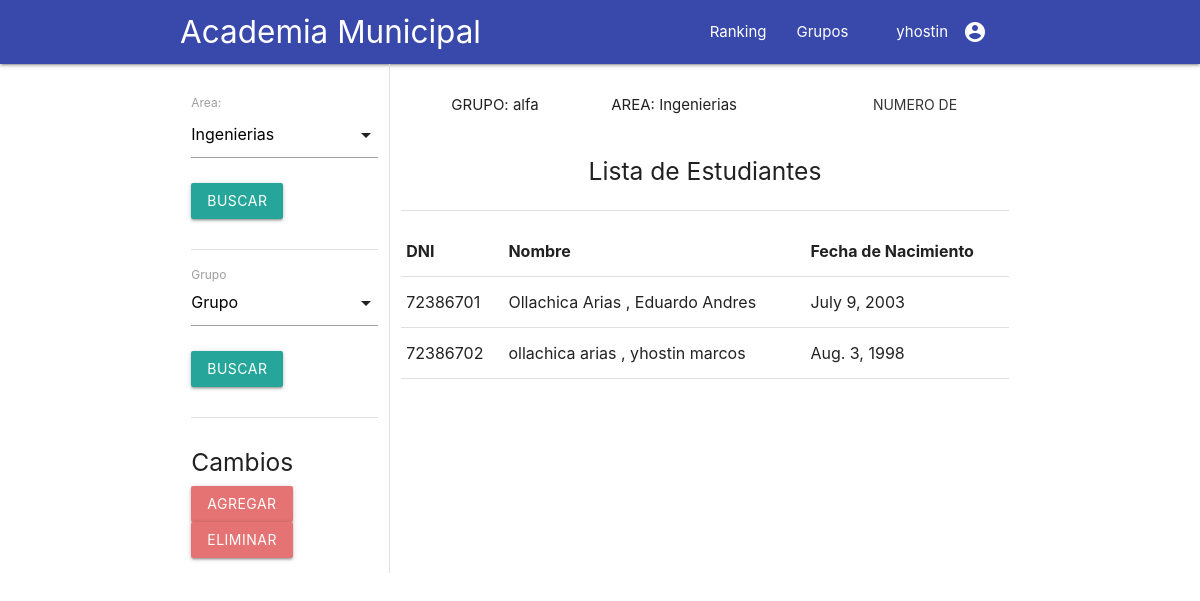
The app's page /asistencia/grupos (signed in), older data.
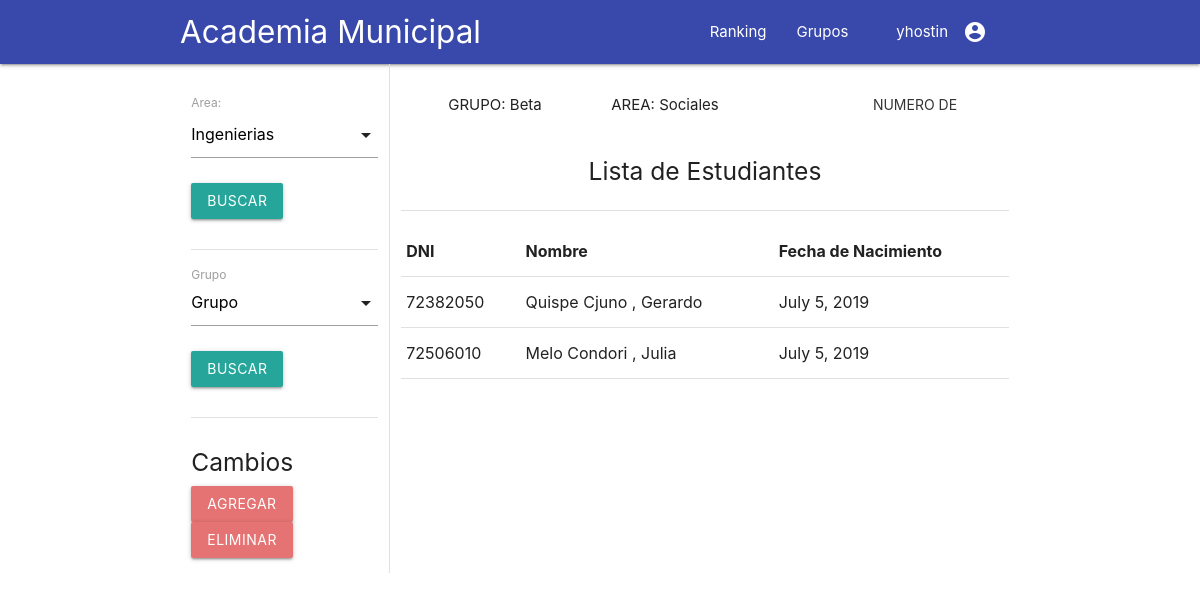
The same page, newer data.
### asistencia/models.py (models this page shows, shortened)
class Area(models.Model):
	area_tipo			= models.CharField(primary_key=True, max_length=100)
	def __str__(self):
		return self.area_tipo

class Grupo(models.Model):
	area 				= models.ForeignKey(Area, on_delete=models.CASCADE)
	codigo 				= models.CharField(max_length=100)
	numero_alumnos		= models.IntegerField(default=0)

class Estudiante(models.Model):
	grupo 				= models.ForeignKey(Grupo, on_delete=models.CASCADE)
	nombre 				= models.CharField(max_length=100)
	apellido 			= models.CharField(max_length=100)
	fecha_nacimiento	= models.DateField()
	dni					= models.IntegerField(primary_key=True)

### asistencia/views.py (the view, shortened to what this page needs)
def grupo(request):
		grupos_list=Grupo.objects.all()
		grupo_default=Grupo.objects.last()
		query=None
		form=AreaForm(request.GET or None)
		if form.is_valid():
			query=request.GET.get('area')
			grupos_list=Grupo.objects.filter(area=query)
		print(query)
		if 'grupo_get' in request.GET:
			query=request.GET.get('grupoid_list')
			print("grupo_get",query)
			grupo_default=Grupo.objects.get(pk=query)
		context={
			'grupos_list':grupos_list,
			'form':form,
			'grupo_default':grupo_default,
		}
		return render(request,'asistencia/grupo.html',context)

### asistencia/forms.py
class AreaForm(forms.Form):
	area= forms.ModelChoiceField(queryset = Area.objects.all(),empty_label=None,required=False)

### asistencia/templates/asistencia/grupo.html (shortened to what this page needs)
{%extends 'asistencia/index.html'%}
{% load static %}
{%block body%}
<div class="container row">
	<div class="col s3 index">
		<div class="section">
			<form method="GET" >
				{{form.as_p}}
				<button class="waves-effect waves-light btn registrar" name="area_get" type="submit">Buscar</button>
			</form>
		</div>
		<div class="divider"></div>
		<div class="section">
			<form method="GET">
				<div class="input-field">
						<label>Grupo</label>
					</div>
				<button class="waves-effect waves-light btn registrar" name="grupo_get" type="submit">Buscar</button>
			</form>
		</div>
		<div class="divider"></div>
		<div class="section">
			<h5>Cambios</h5>
			<a class="btn waves-effect waves-light red lighten-2" href="{%url 'admin:asistencia_grupo_add' %}">Agregar</a>
			<a class="btn waves-effect waves-light red lighten-2" href="{%url 'admin:asistencia_grupo_changelist' %}">Eliminar</a>
		</div>
	</div>
	<div class="col s9">
		<div class="section">
			<div class="row">
				<div class="col s4 ">
					<p class="center-align">GRUPO: {{grupo_default.codigo}}</p>
				</div>
				<div class="col s4">
					<p >AREA: {{grupo_default.area}}</p>
				</div>
				<div class="col s4">
					<form method="GET">
					 <button style="margin-top: 8px" class="btn-flat tooltipped waves-effect waves-teal" data-position="bottom" data-tooltip="Ingresar Alumnos" type="submit" name="set_alumnos">
					 	Numero de Alumnos: {{grupo_default.numero_alumnos}}
				  	</button>
				    </form>
				</div>
			</div>
			<h5 class="center-align"> Lista de Estudiantes</h5>
		</div>
		<div class="divider"></div>
		<div class="section">
			<table class="highlight">
				<thead>
					<tr>
						<th>DNI</th>
						<th>Nombre</th>
						<th>Fecha de Nacimiento</th>
					</tr>
				</thead>
				<tbody>
					{%for estudiante in grupo_default.estudiante_set.all%}
					<tr>
						<td>{{estudiante.dni}}</td>
						<td>{{estudiante.apellido}} , {{estudiante.nombre}}</td>
						<td>{{estudiante.fecha_nacimiento}}</td>
					</tr>
					{%endfor%}
				</tbody>
			</table>
		</div>
	</div>
</div>
{%endblock%}

### asistencia/templates/asistencia/index.html (shortened to what this page needs)
{% load static %}
<html>
	<head>
		{% block header %}
		<link rel="stylesheet" type="text/css" href="{% static 'asistencia/css/materialize.min.css' %}">
		<link rel="stylesheet" type="text/css" href="{% static 'asistencia/style.css' %}">
		{% endblock %}
	</head>
	<body>
		<nav>
			{% block nav %}
			<div class="nav-wrapper indigo darken-1">
				<div class="container">
				<a href="{%url 'asistencia:index'%}" class=" brand-logo">Academia Municipal</a>
				<ul class="right hide-on-med-and-down">
					<li><a href="{%url 'asistencia:ranking'%}">Ranking</a></li>
					<li><a href="{%url 'asistencia:grupo'%}">Grupos</a></li>
					<li><a href="#" data-target="slide-out" class="sidenav-trigger show-on-large"><i class="material-icons right">account_circle</i>{{user}}</a></li>
				</ul>
			</div>
		</div>
			{% endblock %}
		</nav>
		{%block body %}{% endblock%}
	</body>
</html>

### asistencia/static/asistencia/style.css (style rules this page uses)
li a { color: #6200ea ; }
.col.s3.index { border-right: 1px solid #e0e0e0; }
.waves-effect.waves-light.btn.registrar { margin-top: 10px; }

Row changes from the older to the newer data that the page shows:
no longer on this page (row unchanged): Grupo: codigo "alfa", area "Ingenierias"
no longer on this page (row unchanged): Estudiante: dni "72386701", apellido "Ollachica Arias", nombre "Eduardo Andres", fecha_nacimiento "July 9, 2003"
no longer on this page (row unchanged): Estudiante: dni "72386702", apellido "ollachica arias", nombre "yhostin marcos", fecha_nacimiento "Aug. 3, 1998"
added Grupo: codigo "Beta", area "Sociales"
added Estudiante: dni "72382050", apellido "Quispe Cjuno", nombre "Gerardo", fecha_nacimiento "July 5, 2019"
added Estudiante: dni "72506010", apellido "Melo Condori", nombre "Julia", fecha_nacimiento "July 5, 2019"
